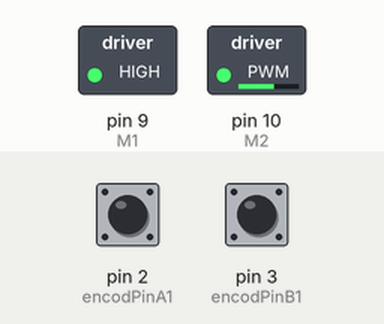
Simulated run of this sketch. Board: Arduino Uno, built with avr-gcc and run on an emulated ATmega328P. On the bench: switched loads named in the sketch (green lamp = pin HIGH). The test bench sets the inputs (shaded band); at power-on: pin 2 (encodPinA1) HIGH, pin 3 (encodPinB1) HIGH. What the sketch prints to the serial monitor is not drawn.

Above: at 0.1 s.
Timing chart, 0 to 1.6 s (numbered marks = the images above):
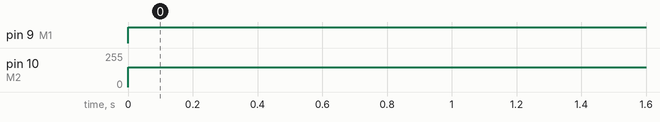

Measured:
- by itself, pin 9 (M1): LOW → HIGH at 0.00 s
- by itself, pin 10 (M2): 0/255 → 150/255 at 0.00 s

The sketch:

code_for_following_target_using_dc_motor.ino
```cpp
// PID motor position control.

// Thanks to Brett Beauregard for his nice PID library http://brettbeauregard.com/blog/2011/04/improving-the-beginners-pid-introduction/
//for dc motor position control according to setpoint .
//setpoint to be recieved from python code for image detection via serial transmittor pins in arduino.
//optical orange encoder 600ppm is used.
#include <PinChangeInt.h>
#include <PID_v1.h>
#define encodPinA1      2                       // Quadrature encoder A pin
#define encodPinB1      3                      // Quadrature encoder B pin
#define M1              9                       // PWM outputs to L298N H-Bridge motor driver module
#define M2              10
#define M3              12

double kp = 4.8 , ki =0.097 , kd =0.02       ;      // modify for optimal performance
double input = 0, output = 0, setpoint = 0;
long temp;
signed volatile long counter = 0;
PID myPID(&input, &output, &setpoint, kp, ki, kd, DIRECT);  // if motor will only run at full speed try 'REVERSE' instead of 'DIRECT'

void setup() {
pinMode(encodPinA1, INPUT_PULLUP);                  // quadrature encoder input A
pinMode(encodPinB1, INPUT_PULLUP);
digitalWrite(encodPinA1,HIGH);
digitalWrite(encodPinB1,HIGH);// quadrature encoder input B
attachInterrupt(0, ai0, RISING);
 //B rising pulse from encodenren activated ai1(). AttachInterrupt 1 is DigitalPin nr 3 on moust Arduino.
attachInterrupt(1, ai1, RISING);               // update encoder position
//TCCR1B = TCCR1B & 0b11111000 | 1;                   // set 31KHz PWM to prevent motor noise
myPID.SetMode(AUTOMATIC);
myPID.SetSampleTime(1);
myPID.SetOutputLimits(-255, 255);
Serial.begin (9600);                              // for debugging
setpoint=60;
}

int z=0;
signed int x,y;
void loop() {
  x=counter/3.33;
  y=x%360;
  input = y;                                // data from encoder
  Serial.println(y);

  if((abs(setpoint-y))>5)
  {myPID.Compute();                                    // calculate new output
  pwmOut(output);
    }
   else{
   pwmOut(z);
   digitalWrite(M2,LOW);
   digitalWrite(M3,LOW);
    delay(200);
    }
    // monitor motor position
  //setpoint = analogRead(0) * 5;                       // modify to fit motor and encoder characteristics, potmeter connected to A0
                                      // drive L298N H-Bridge module
 // Serial.print("error");
  //Serial.println(input);
delay(20);}


void pwmOut(int out) {                                // to H-Bridge board
    if (out > 0) {
    analogWrite(M1, out);                             // drive motor CW
    analogWrite(M2, 150);
    digitalWrite(M3,LOW);
  }
  else {
    analogWrite(M1,abs(out));
    digitalWrite(M2,LOW);                        // drive motor CCW
    analogWrite(M3,150);
}
}
void ai0() {
  // ai0 is activated if DigitalPin nr 2 is going from LOW to HIGH
  // Check pin 3 to determine the direction
if(digitalRead(3)==LOW) {
    counter++;
  }else{
    counter--;
  }
}
void ai1() {
  // ai0 is activated if DigitalPin nr 3 is going from LOW to HIGH
  // Check with pin 2 to determine the direction
 if(digitalRead(2)==LOW) {
  counter--;
  }else{
  counter++;
  }

}
```
